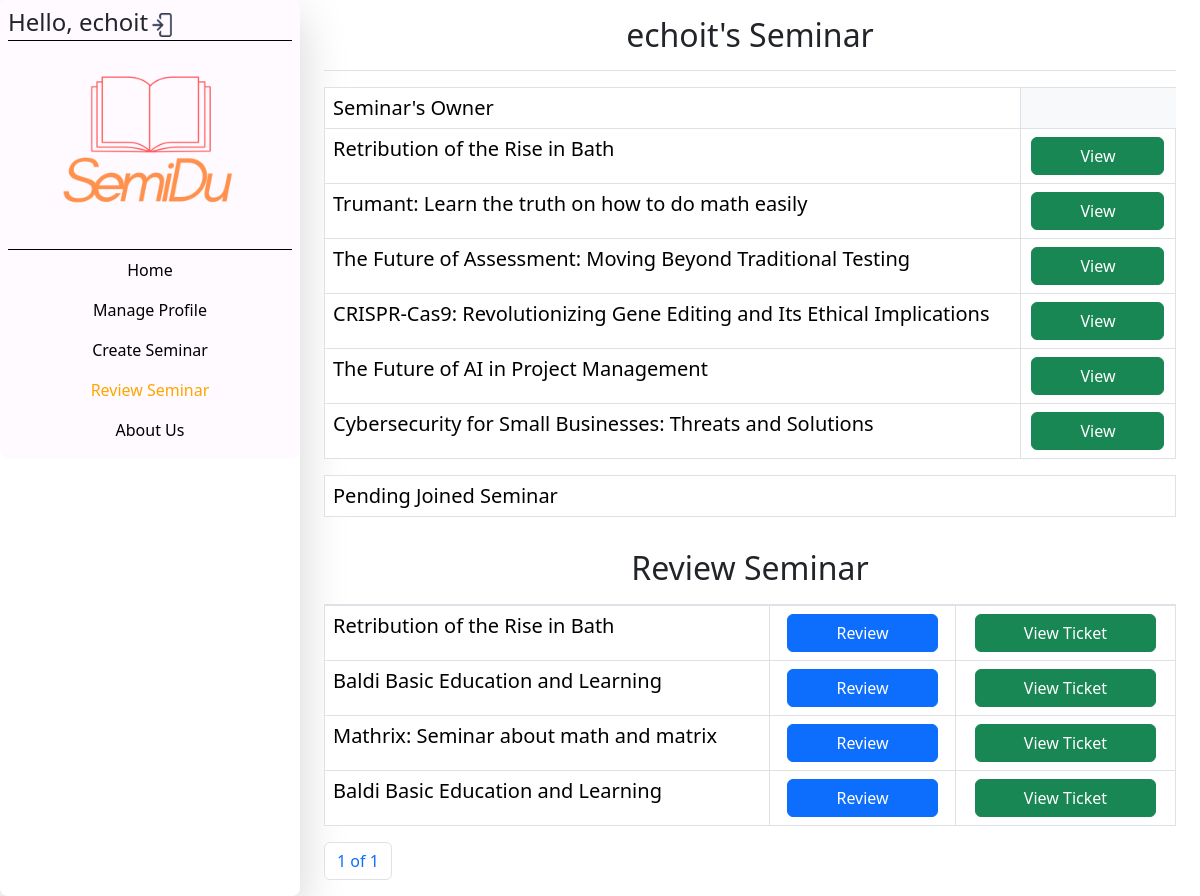
Screenshot of /reviewDash (signed in) with the database file from the repository.
### semidu/models.py (models this page shows, shortened)
class seminar(models.Model):
    seminar_name = models.CharField(max_length=225, null=True)
    seminar_purpose = models.CharField(max_length=225, null=True)
    amount_peoples = models.IntegerField(null=True)
    joined_user = models.IntegerField(default=0, blank=True)
    seminar_contact = models.CharField(max_length=225, null=True)
    seminar_req = models.CharField(max_length=225, null=True)
    semiUser = models.ForeignKey(User, null=True, on_delete= models.SET_NULL)

class receipt(models.Model):
    receiptInfo = models.CharField(max_length=225, null=True)
    semUs = models.ForeignKey(User, null=True, on_delete= models.SET_NULL)
    semInfo = models.ForeignKey(seminar, null=True, on_delete= models.SET_NULL)
    qrCD = models.ImageField(upload_to='qrCD', blank=True)

### semidu/views.py (the view)
# urls.py: path('reviewDash', views.reviewDash, name='revDash'),
@login_required(login_url="/landPage")
def reviewDash(request):
    semUsser = User.objects.get(id=request.user.id)
    uSeminar = semUsser.seminar_set.all()
    qSeminar = semUsser.seminarq_set.all()
    revPage = Paginator(semUsser.receipt_set.all(), 6)
    rPage = request.GET.get('page')
    revSem = revPage.get_page(rPage)
    context = {
        "seminar_list": revSem, "my_seminar":uSeminar,
        "pending_seminar": qSeminar,
    }
    return render(request, "ManageReview/reviewDashboard.html", context)

### templates/ManageReview/reviewDashboard.html (shortened to what this page needs)
<!DOCTYPE html>
{% load static %}
<html lang="en">
<head>
    <link rel="stylesheet" href="{% static "css/textbut.css" %}">
    <link rel="stylesheet" href="{% static "css/dash.css" %}">
    {% load bootstrap5 %}
    {% bootstrap_css %}
</head>
<body>
  <div class="container-fluid">
    <div class="row">
      <nav class="col-3 sidebar shadow-lg rounded-3 p-0" style="width: 300px;">
        <div class="flex-column flex-shrink-0 p-2 rounded-3 sidebg" style="width: 300px;">
          <h4 class="border-black border-bottom">Hello, {{user.username}}<a href="/signOut"><img src="{% static 'img/so.png' %}" width="30" height="30"></a></h4>
          <a href="/" class="d-flex border-bottom border-black" >
            <img src="{% static 'img/SemiDu.png' %}" width="200" height="200" class="d-block mx-auto">
          </a>
          <ul class="nav flex-column mb-auto">
            <li>
              <a href="/" class="nav-link text-black text-center">
                Home
              </a>
            </li>
            <li>
              <a href="/manageprof" class="nav-link text-center text-black">
                Manage Profile
              </a>
            </li>
            <li>
              <a href="/manageseminar" class="nav-link text-center text-black">
                Create Seminar
              </a>
            </li>
            <li class="nav-item">
              <a href="/reviewDash" class="nav-link active text-center">
                Review Seminar
              </a>
            </li>
            <li>
              <a href="#Coming Soon" class="nav-link text-center text-black">
                About Us
              </a>
            </li>
          </ul>
        </div>
      </nav>
      <main class="col-md-9 px-md-4">
        <div class="pt-md-3 pb-md-2 mb-md-3 border-bottom">
          <h2 class="tcenter">{{user.username}}'s Seminar</h2>
        </div>
        <div class="table-responsive-md rounded-2">
          <table class="table table-bordered bg-light">
            <tbody>
              <tr><td class="h5 text-break">Seminar's Owner</td></tr>
              {% for instance in my_seminar %}
              <tr>
                <td class="h5 text-break">{{instance.seminar_name}}</td>
                <td class="text-center"><button class="btn btn-success px-5">
                  <a href="{% url 'orgaSeminar' instance.id %}" class="text-decoration-none text-white">View</a>
                </button></td>
              </tr>
              {% endfor %}
            </tbody>
          </table>
          <table class="table table-bordered bg-light">
            <tbody>
              <tr><td class="h5 text-break">Pending Joined Seminar</td></tr>
            </tbody>
          </table>
        </div>
        <div class="pt-md-3 pb-md-2 border-bottom">
          <h2 class="tcenter">Review Seminar</h2>
        </div>
        <div class="table-responsive-md rounded-2">
          <table class="table table-bordered bg-light">
            <tbody>
              {% for instance in seminar_list %}
              <tr>
                <td class="h5 text-break">{{instance.semInfo.seminar_name}}</td>
                <td class="text-center"><button class="btn btn-primary px-5">
                  <a href="{% url 'semiReviewForm' instance.id %}" class="text-decoration-none text-white">Review</a>
                </button></td>
                <td class="text-center"><button class="btn btn-success px-5">
                  <a href="{% url 'viewtix' instance.id %}" class="text-decoration-none text-white">View Ticket</a>
                </button></td>
              </tr>
              {% endfor %}
            </tbody>
          </table>
          <nav aria-label="Page navigation">
            <ul class="pagination">
              <li class="page-item"><a class="page-link" href="#">{{seminar_list.number}} of {{seminar_list.paginator.num_pages}}</a></li>
            </ul>
          </nav>
        </div>
      </main>
    </div>
  </div>
</body>
</html>

### static/css/dash.css (style rules this page uses)
.nav-item .nav-link.active { color: orange; }
.sidebg { background-color: rgb(255, 250, 255); }
.tcenter { text-align: center; }

### rows the page displays
seminar: seminar_name "Retribution of the Rise in Bath"
seminar: seminar_name "Trumant: Learn the truth on how to do math easily"
seminar: seminar_name "The Future of Assessment: Moving Beyond Traditional Testing"
seminar: seminar_name "CRISPR-Cas9: Revolutionizing Gene Editing and Its Ethical Implications"
seminar: seminar_name "The Future of AI in Project Management"
seminar: seminar_name "Cybersecurity for Small Businesses: Threats and Solutions"
receipt: semInfo.seminar_name "Retribution of the Rise in Bath"
receipt: semInfo.seminar_name "Baldi Basic Education and Learning"
receipt: semInfo.seminar_name "Mathrix: Seminar about math and matrix"
receipt: semInfo.seminar_name "Baldi Basic Education and Learning"

### other values shown
{{ user.username }} "echoit"
{{ seminar_list.number }} "1"
{{ seminar_list.paginator.num_pages }} "1"
